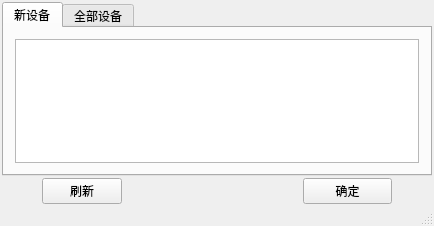
<?xml version="1.0" encoding="UTF-8"?>
<ui version="4.0">
 <class>MainWindow</class>
 <widget class="QMainWindow" name="MainWindow">
  <property name="geometry">
   <rect>
    <x>0</x>
    <y>0</y>
    <width>434</width>
    <height>226</height>
   </rect>
  </property>
  <property name="mouseTracking">
   <bool>true</bool>
  </property>
  <property name="windowTitle">
   <string>串口监听</string>
  </property>
  <property name="tabShape">
   <enum>QTabWidget::Rounded</enum>
  </property>
  <property name="dockOptions">
   <set>QMainWindow::AllowTabbedDocks|QMainWindow::AnimatedDocks</set>
  </property>
  <widget class="QWidget" name="centralWidget">
   <layout class="QVBoxLayout" name="verticalLayout">
    <property name="spacing">
     <number>2</number>
    </property>
    <property name="leftMargin">
     <number>2</number>
    </property>
    <property name="topMargin">
     <number>2</number>
    </property>
    <property name="rightMargin">
     <number>2</number>
    </property>
    <property name="bottomMargin">
     <number>0</number>
    </property>
    <item>
     <widget class="QTabWidget" name="tabWidget">
      <property name="currentIndex">
       <number>0</number>
      </property>
      <widget class="QWidget" name="tab">
       <attribute name="title">
        <string>新设备</string>
       </attribute>
       <layout class="QHBoxLayout" name="horizontalLayout">
        <item>
         <widget class="QTextEdit" name="textEdit_new"/>
        </item>
       </layout>
      </widget>
      <widget class="QWidget" name="tab_2">
       <attribute name="title">
        <string>全部设备</string>
       </attribute>
       <layout class="QHBoxLayout" name="horizontalLayout_2">
        <item>
         <widget class="QTextEdit" name="textEdit_all"/>
        </item>
       </layout>
      </widget>
     </widget>
    </item>
    <item>
     <layout class="QHBoxLayout" name="horizontalLayout_3" stretch="0,0,2,1,0">
      <property name="spacing">
       <number>2</number>
      </property>
      <item>
       <spacer name="horizontalSpacer_2">
        <property name="orientation">
         <enum>Qt::Horizontal</enum>
        </property>
        <property name="sizeHint" stdset="0">
         <size>
          <width>40</width>
          <height>20</height>
         </size>
        </property>
       </spacer>
      </item>
      <item>
       <widget class="QPushButton" name="pushButton">
        <property name="text">
         <string>刷新</string>
        </property>
       </widget>
      </item>
      <item>
       <spacer name="horizontalSpacer">
        <property name="orientation">
         <enum>Qt::Horizontal</enum>
        </property>
        <property name="sizeHint" stdset="0">
         <size>
          <width>40</width>
          <height>20</height>
         </size>
        </property>
       </spacer>
      </item>
      <item>
       <widget class="QPushButton" name="pushButton_2">
        <property name="text">
         <string>确定</string>
        </property>
       </widget>
      </item>
      <item>
       <spacer name="horizontalSpacer_3">
        <property name="orientation">
         <enum>Qt::Horizontal</enum>
        </property>
        <property name="sizeHint" stdset="0">
         <size>
          <width>40</width>
          <height>20</height>
         </size>
        </property>
       </spacer>
      </item>
     </layout>
    </item>
   </layout>
  </widget>
  <widget class="QStatusBar" name="statusBar"/>
 </widget>
 <layoutdefault spacing="6" margin="11"/>
 <resources/>
 <connections/>
</ui>
